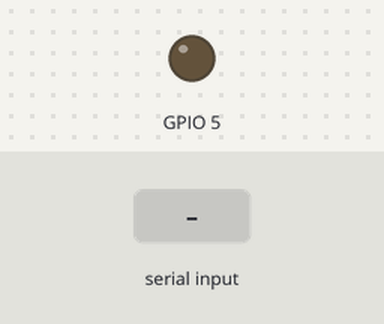
The program below on a simulated Raspberry Pi (BCM pin numbers). Parts: output pins drawn as LEDs (lit = HIGH). The test bench sets the inputs (shaded band). What the program prints to the terminal is not drawn. At 4.3 s the program stops and its outputs stay as they are.

Above: at 1.2 s.
1.3 s: "5" typed at the terminal, then Enter
At 2.2 s:
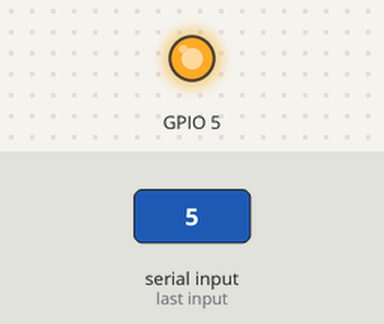
Timing chart, 0 to 5.8 s (numbered marks = the images above; inputs shaded):
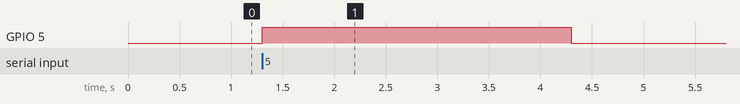

Measured:
- after the input at 1.3 s, GPIO 5: LOW → HIGH at once, → LOW 3.0 s later

The program:

01-led.py
```python
import time
import RPi.GPIO as GPIO

GPIO.setmode(GPIO.BCM)  # set pinmode 设置管脚模式
GPIO.setwarnings(False)  # 忽略引脚设置报错.引脚非in状态报错


def led(n):
    '''
    点亮管脚
    my GPIO [4, 17, 10 ,9, 11, 14, 15 ,18 ,23 ,24, 25, 8, 7]
    num取值根据外部接线
    '''
    GPIO.setup(n, GPIO.OUT)  # | GPIO.IN or GPIO.OUT 设置输入或输入模式
    GPIO.output(n, GPIO.HIGH)
    time.sleep(3)  # 延时3秒
    GPIO.cleanup()  # 将引脚状态清空


if __name__ == '__main__':
    num = int(input('请输入外接引脚编号:'))  # 将输入转换成int
    led(num)
```
